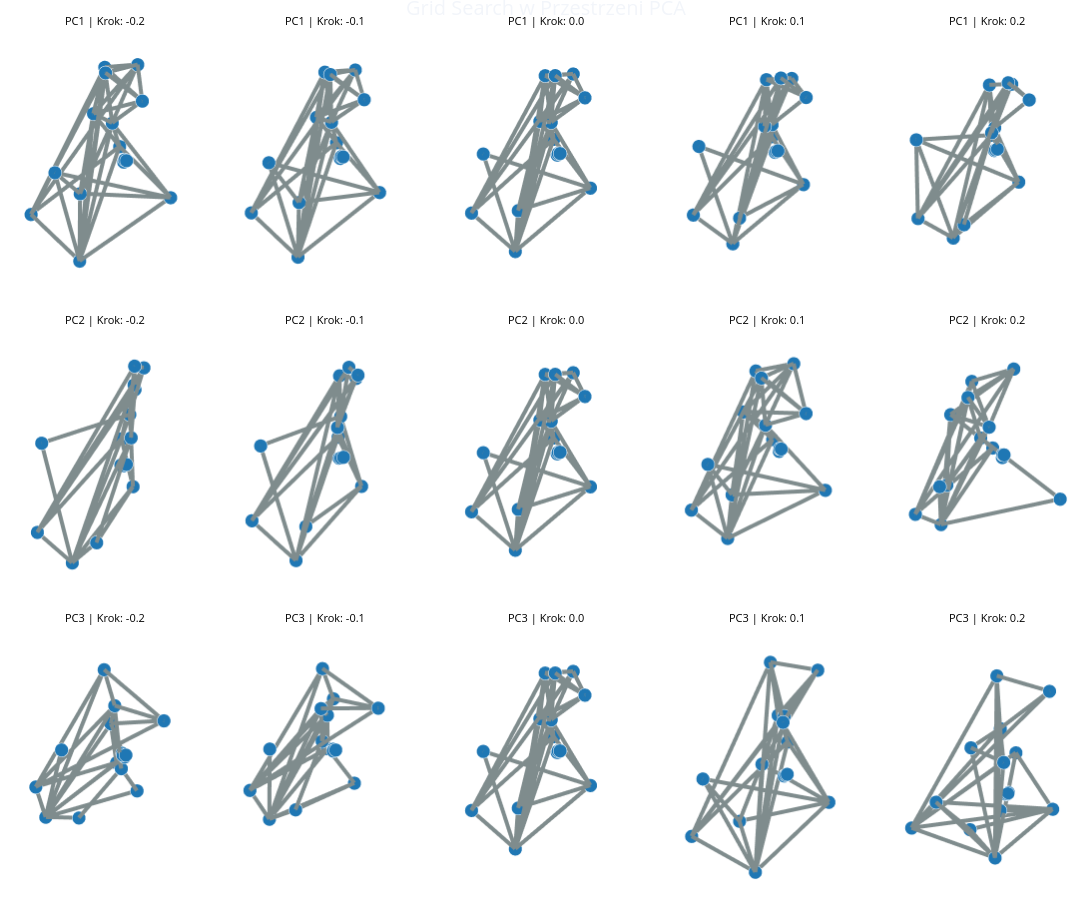

The notebook cell this image was saved under:
### Markdown cell above
# Wizualizacja grid search przykładowego osobnika

### Code cell
def visualize_pca_grid_search_plotly(autoencoder, pca, base_z, step_size=1.0, num_steps_side=3):
	alphas = np.linspace(-step_size * num_steps_side, step_size * num_steps_side, 2 * num_steps_side + 1)
	cols = len(alphas)
	rows = 3

	subplot_titles = [f"PC{r + 1} | Krok: {alpha:.1f}" for r in range(rows) for alpha in alphas]

	fig = make_subplots(
		rows=rows, cols=cols,
		specs=[[{'type': 'scatter3d'} for _ in range(cols)] for _ in range(rows)],
		subplot_titles=subplot_titles,
		horizontal_spacing=0.01,
		vertical_spacing=0.03
	)

	if isinstance(base_z, torch.Tensor):
		base_z = base_z.numpy()

	directions = pca.components_[:3]
	autoencoder.eval()

	for pc_idx in range(rows):
		direction = directions[pc_idx]
		for step_idx, alpha in enumerate(alphas):
			z_new = base_z + alpha * direction
			z_tensor = torch.tensor(z_new, dtype=torch.float32).unsqueeze(0)

			with torch.no_grad():
				X_prime, A_prime = autoencoder.decode(z_tensor)

			X = X_prime.squeeze(0).numpy()
			A = A_prime.squeeze(0).numpy()

			# Pobranie śladów, w tym podłoża
			trace_edges, trace_nodes, trace_ground = get_plotly_traces(X, A)

			row = pc_idx + 1
			col = step_idx + 1

			# Dodawanie warstw na wykres (podłoże najpierw, potem struktura)
			# fig.add_trace(trace_ground, row=row, col=col)
			fig.add_trace(trace_edges, row=row, col=col)
			fig.add_trace(trace_nodes, row=row, col=col)

	fig.update_scenes(
        xaxis_visible=False,
        yaxis_visible=False,
        zaxis_visible=False,
        xaxis=dict(showbackground=False, backgroundcolor="rgba(0,0,0,0)"),
        yaxis=dict(showbackground=False, backgroundcolor="rgba(0,0,0,0)"),
        zaxis=dict(showbackground=False, backgroundcolor="rgba(0,0,0,0)"),
        camera=dict(eye=dict(x=1.3, y=1.3, z=1.3))
    )

	fig.update_layout(
		height=900,
		width=2000,
		paper_bgcolor='white',
		plot_bgcolor='white',
		margin=dict(l=0, r=0, b=0, t=30),
		title=dict(text="Grid Search w Przestrzeni PCA", x=0.5, font=dict(size=20))
	)
	fig.update_annotations(font=dict(color='black', size=11))
	fig.show()
	fig.write_image("pca_grid_search.pdf")


visualize_pca_grid_search_plotly(autoencoder, pca3d, latent_vectors[0], 0.1, 2)
